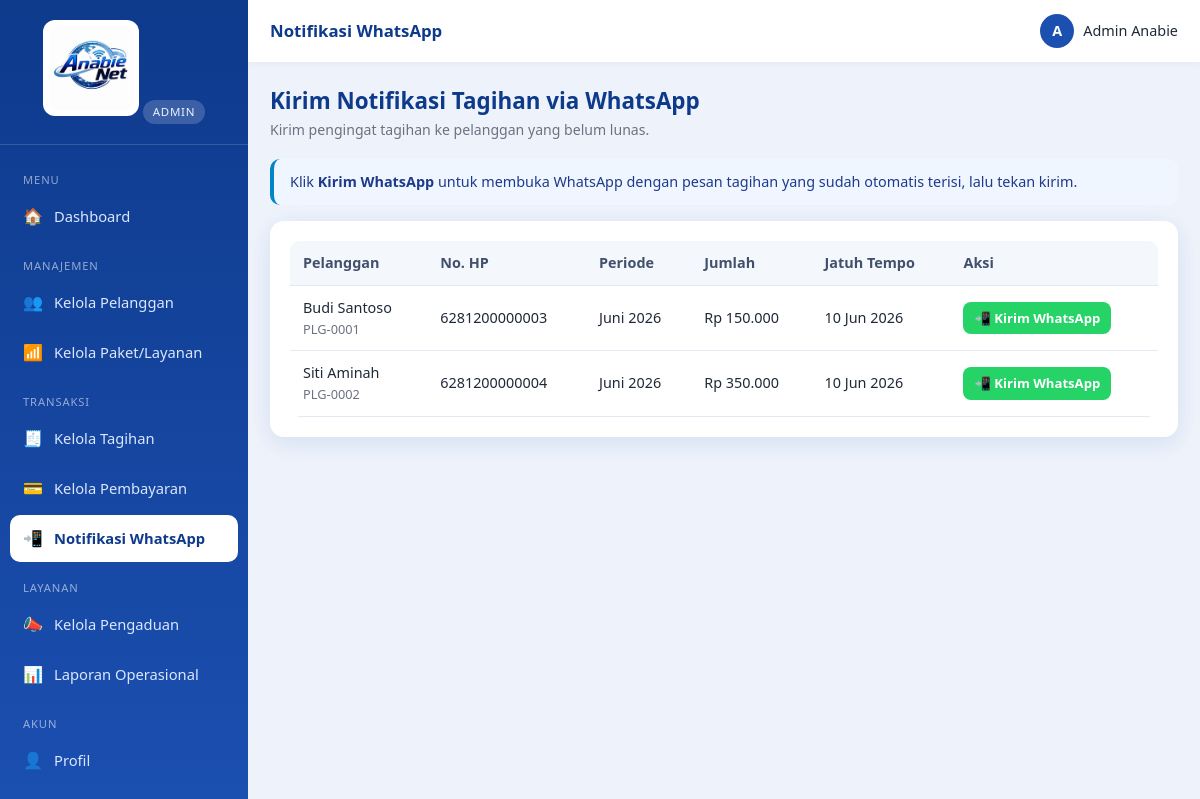
/index.php?r=notif.index (signed in), run on the app's committed database.
### tables this page shows
CREATE TABLE `tagihan` (
  `id`           INT AUTO_INCREMENT PRIMARY KEY,
  `pelanggan_id` INT NOT NULL,
  `periode`      VARCHAR(7) NOT NULL,             
  `jumlah`       DECIMAL(12,2) NOT NULL DEFAULT 0,
  `jatuh_tempo`  DATE DEFAULT NULL,
  `status`       ENUM('belum_lunas','lunas') NOT NULL DEFAULT 'belum_lunas',
  `keterangan`   VARCHAR(255) DEFAULT NULL,
  `created_at`   TIMESTAMP DEFAULT CURRENT_TIMESTAMP,
  CONSTRAINT `fk_tagihan_pelanggan` FOREIGN KEY (`pelanggan_id`) REFERENCES `pelanggan`(`id`) ON DELETE CASCADE
);

CREATE TABLE `pelanggan` (
  `id`          INT AUTO_INCREMENT PRIMARY KEY,
  `user_id`     INT DEFAULT NULL,
  `kode`        VARCHAR(30) NOT NULL UNIQUE,
  `nama`        VARCHAR(120) NOT NULL,
  `no_hp`       VARCHAR(25) NOT NULL,
  `email`       VARCHAR(120) DEFAULT NULL,
  `alamat`      TEXT NOT NULL,
  `paket_id`    INT DEFAULT NULL,
  `status`      ENUM('aktif','isolir','nonaktif') NOT NULL DEFAULT 'aktif',
  `tgl_pasang`  DATE DEFAULT NULL,
  `created_at`  TIMESTAMP DEFAULT CURRENT_TIMESTAMP,
  CONSTRAINT `fk_pelanggan_user`  FOREIGN KEY (`user_id`)  REFERENCES `users`(`id`) ON DELETE SET NULL,
  CONSTRAINT `fk_pelanggan_paket` FOREIGN KEY (`paket_id`) REFERENCES `paket`(`id`) ON DELETE SET NULL
);

### app/lib/view.php (called while the page is built, shortened)
<?php
function render(string $view, array $data = [], array $opts = []): void
{
    extract($data, EXTR_SKIP);
    include VIEW_PATH . '/' . $view . '.php';
    include VIEW_PATH . '/partials/layout.php';
}

### app/controllers/notif.php (called while the page is built, shortened)
<?php
function ctl_notif_index(): void
{
    $rows = query_all(
        "SELECT t.id AS tagihan_id, t.periode, t.jumlah, t.jatuh_tempo,
                p.nama, p.no_hp, p.kode
         FROM tagihan t
         JOIN pelanggan p ON p.id = t.pelanggan_id
         WHERE t.status='belum_lunas'
         ORDER BY t.jatuh_tempo, p.nama"
    );
    render('admin/notif_index', ['rows' => $rows],
        ['title' => 'Notifikasi WhatsApp', 'active' => 'notif.index']);
}

### public/index.php (called while the page is built, shortened)
<?php
require __DIR__ . '/../app/lib/db.php';
require __DIR__ . '/../app/lib/helpers.php';
require __DIR__ . '/../app/lib/view.php';
$r = $_GET['r'] ?? '';
[$handler, $roles] = $routes[$r];
call_user_func($handler);

### app/lib/db.php (called while the page is built, shortened)
<?php
function db(): PDO
{
    static $pdo = null;
    if ($pdo === null) {
        $dsn = sprintf('mysql:host=%s;port=%s;dbname=%s;charset=utf8mb4', DB_HOST, DB_PORT, DB_NAME);
        try {
            $pdo = new PDO($dsn, DB_USER, DB_PASS, [
                PDO::ATTR_ERRMODE            => PDO::ERRMODE_EXCEPTION,
                PDO::ATTR_DEFAULT_FETCH_MODE => PDO::FETCH_ASSOC,
                PDO::ATTR_EMULATE_PREPARES   => false,
            ]);
        } catch (PDOException $e) {
            http_response_code(500);
            die('Koneksi database gagal: ' . htmlspecialchars($e->getMessage()));
        }
    }
    return $pdo;
}
function query_all(string $sql, array $params = []): array
{
    $st = db()->prepare($sql);
    $st->execute($params);
    return $st->fetchAll();
}

### app/lib/helpers.php (called while the page is built, shortened)
<?php
function e($v): string
{
    return htmlspecialchars((string) ($v ?? ''), ENT_QUOTES, 'UTF-8');
}
function rupiah($n): string
{
    return 'Rp ' . number_format((float) $n, 0, ',', '.');
}
function tgl_id($d): string
{
    $ts = strtotime($d);
    $bulan = [1=>'Jan','Feb','Mar','Apr','Mei','Jun','Jul','Agu','Sep','Okt','Nov','Des'];
    return date('d', $ts) . ' ' . $bulan[(int) date('n', $ts)] . ' ' . date('Y', $ts);
}
function periode_id(string $p): string
{
    $bulan = [1=>'Januari','Februari','Maret','April','Mei','Juni','Juli','Agustus','September','Oktober','November','Desember'];
    [$y, $m] = array_pad(explode('-', $p), 2, '1');
    return ($bulan[(int) $m] ?? $m) . ' ' . $y;
}

### app/views/admin/notif_index.php (the view)
<div class="page-head">
  <div><h1>Kirim Notifikasi Tagihan via WhatsApp</h1><p class="sub">Kirim pengingat tagihan ke pelanggan yang belum lunas.</p></div>
</div>
<div class="alert alert-info">
  Klik <b>Kirim WhatsApp</b> untuk membuka WhatsApp dengan pesan tagihan yang sudah otomatis terisi, lalu tekan kirim.
</div>
<div class="card">
  <div class="table-wrap"><table class="tbl">
    <thead><tr><th>Pelanggan</th><th>No. HP</th><th>Periode</th><th class="text-right">Jumlah</th><th>Jatuh Tempo</th><th>Aksi</th></tr></thead>
    <tbody>
    <?php if (!$rows): ?>
      <tr><td colspan="6"><div class="empty">Tidak ada tagihan yang perlu ditagih. 🎉</div></td></tr>
    <?php else: foreach ($rows as $r): ?>
      <tr>
        <td><?= e($r['nama']) ?><div class="text-muted" style="font-size:.8rem"><?= e($r['kode']) ?></div></td>
        <td><?= e($r['no_hp']) ?></td>
        <td><?= e(periode_id($r['periode'])) ?></td>
        <td class="text-right"><?= rupiah($r['jumlah']) ?></td>
        <td><?= tgl_id($r['jatuh_tempo']) ?></td>
        <td>
          <a class="btn btn-sm btn-wa" href="<?= e($r['wa']) ?>" target="_blank" rel="noopener">📲 Kirim WhatsApp</a>
        </td>
      </tr>
    <?php endforeach; endif; ?>
    </tbody>
  </table></div>
</div>

### public/assets/css/style.css (style rules this page uses)
:root { --primary:#1b4fb0; --primary-dark:#0e3a8c; --primary-light:#3b82f6; --accent:#22a7f0; --bg:#eef3fb; --surface:#ffffff; --text:#1f2937; --muted:#6b7280; --border:#e3e9f3; --success:#16a34a; --danger:#dc2626; --warning:#d97706; --info:#0284c7; --shadow:0 6px 24px rgba(27,79,176,.12); --radius:14px; --sidebar-w:248px; }
* { box-sizing:border-box;margin:0;padding:0 }
html,body { height:100% }
body { font-family:'Segoe UI',Roboto,Helvetica,Arial,sans-serif; background:var(--bg); color:var(--text); line-height:1.55; font-size:15px; }
a { color:var(--primary);text-decoration:none }
.btn { display:inline-flex;align-items:center;gap:7px;justify-content:center; padding:10px 18px;border:none;border-radius:10px;font-size:.92rem;font-weight:600; cursor:pointer;transition:transform .05s,filter .15s;text-decoration:none; }
.btn-sm { padding:6px 11px;font-size:.82rem;border-radius:8px }
.btn-wa { background:#25d366;color:#fff }
.card { background:var(--surface);border-radius:var(--radius);box-shadow:var(--shadow);padding:20px;margin-bottom:20px }
.page-head { display:flex;align-items:center;justify-content:space-between;gap:12px;flex-wrap:wrap;margin-bottom:18px }
.page-head h1 { font-size:1.4rem;color:var(--primary-dark) }
.page-head .sub { color:var(--muted);font-size:.88rem }
.table-wrap { overflow-x:auto;border-radius:10px }
table.tbl { width:100%;border-collapse:collapse;font-size:.9rem;min-width:560px }
table.tbl th,table.tbl td { padding:11px 13px;text-align:left;border-bottom:1px solid var(--border);vertical-align:middle }
table.tbl th { background:#f4f7fc;color:#41506b;font-weight:600;white-space:nowrap }
.alert { padding:12px 16px;border-radius:10px;margin-bottom:16px;font-size:.9rem;border-left:4px solid }
.alert-info { background:#eff6ff;border-color:var(--info);color:#1e3a8a }
.text-muted { color:var(--muted) }
.text-right { text-align:right }

### data on the page
tagihan: pelanggan.nama "Budi Santoso", pelanggan.kode "PLG-0001", pelanggan.no_hp "6281200000003", periode "Juni 2026", jumlah "Rp 150.000", jatuh_tempo "10 Jun 2026"
tagihan: pelanggan.nama "Siti Aminah", pelanggan.kode "PLG-0002", pelanggan.no_hp "6281200000004", periode "Juni 2026", jumlah "Rp 350.000", jatuh_tempo "10 Jun 2026"

### other printed values
role_label($role) "ADMIN"
$group "MENU"
$ico "🏠"
$label "Dashboard"
$group "MANAJEMEN"
$ico "👥"
$label "Kelola Pelanggan"
$ico "📶"
$label "Kelola Paket/Layanan"
$group "TRANSAKSI"
$ico "🧾"
$label "Kelola Tagihan"
$ico "💳"
$label "Kelola Pembayaran"
$ico "📲"
